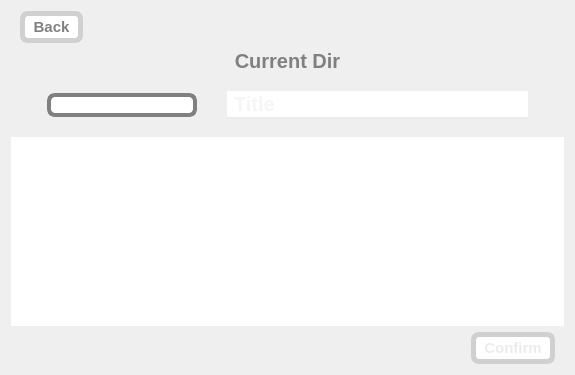
<?xml version="1.0" encoding="UTF-8"?>
<ui version="4.0">
 <class>HPEFileCreatorForm</class>
 <widget class="QWidget" name="HPEFileCreatorForm">
  <property name="geometry">
   <rect>
    <x>0</x>
    <y>0</y>
    <width>575</width>
    <height>375</height>
   </rect>
  </property>
  <property name="windowTitle">
   <string>FileCreator</string>
  </property>
  <property name="styleSheet">
   <string notr="true">QPushButton
{
	padding: 2px 8px;
     color: gray;
     background-color: white;
     border-style: solid;
     border-width: 5px;
     border-radius: 8px;
     border-color: rgb(208, 208, 208);
     font: bold 15px;
}

QPushButton:hover
{
	/*border-color: gray;*/
     color: rgb(255, 255, 255);
     background-color: rgb(208, 208, 208);
}

QPushButton:disabled
{
	color: rgb(235, 235, 235);
}

QComboBox {
	color: gray;
	padding-left: 8px;
	border: 4px solid gray;
	border-radius: 8px;
	selection-background-color: rgb(235, 235, 235);
}

QComboBox  QPushButton:hover {
	
	background-color: rgb(235, 235, 235);
}

QComboBox::drop-down:button {
	background: white;
	border-radius: 8px;
}

QComboBox::down-arrow {
	width: 12px;
	height: 12px;
	image: url(:/icons/resources/icons/ico_arrow_down.png);
}</string>
  </property>
  <layout class="QVBoxLayout" name="verticalLayout">
   <item>
    <widget class="QWidget" name="backButtonContainer" native="true">
     <layout class="QHBoxLayout" name="horizontalLayout_2">
      <property name="topMargin">
       <number>0</number>
      </property>
      <property name="bottomMargin">
       <number>0</number>
      </property>
      <item>
       <widget class="QPushButton" name="backButton">
        <property name="text">
         <string>Back</string>
        </property>
       </widget>
      </item>
      <item>
       <spacer name="horizontalSpacer">
        <property name="orientation">
         <enum>Qt::Horizontal</enum>
        </property>
        <property name="sizeHint" stdset="0">
         <size>
          <width>40</width>
          <height>20</height>
         </size>
        </property>
       </spacer>
      </item>
     </layout>
    </widget>
   </item>
   <item>
    <widget class="QLabel" name="currentDirLabel">
     <property name="font">
      <font>
       <pointsize>15</pointsize>
       <bold>true</bold>
      </font>
     </property>
     <property name="styleSheet">
      <string notr="true">color: gray;</string>
     </property>
     <property name="text">
      <string>Current Dir</string>
     </property>
     <property name="alignment">
      <set>Qt::AlignCenter</set>
     </property>
    </widget>
   </item>
   <item>
    <widget class="QWidget" name="titleEditContainer" native="true">
     <property name="sizePolicy">
      <sizepolicy hsizetype="Preferred" vsizetype="Expanding">
       <horstretch>0</horstretch>
       <verstretch>0</verstretch>
      </sizepolicy>
     </property>
     <layout class="QHBoxLayout" name="horizontalLayout" stretch="1,2">
      <property name="spacing">
       <number>30</number>
      </property>
      <property name="leftMargin">
       <number>36</number>
      </property>
      <property name="topMargin">
       <number>12</number>
      </property>
      <property name="rightMargin">
       <number>36</number>
      </property>
      <property name="bottomMargin">
       <number>12</number>
      </property>
      <item>
       <widget class="QComboBox" name="layoutSelector">
        <property name="editable">
         <bool>true</bool>
        </property>
        <property name="maxVisibleItems">
         <number>4</number>
        </property>
        <property name="insertPolicy">
         <enum>QComboBox::NoInsert</enum>
        </property>
       </widget>
      </item>
      <item>
       <widget class="QLineEdit" name="titleEdit">
        <property name="font">
         <font>
          <pointsize>15</pointsize>
          <bold>true</bold>
         </font>
        </property>
        <property name="styleSheet">
         <string notr="true">QLineEdit
{
	padding: 0 5px;
	color: rgb(235, 235, 235);
	border-bottom: 2px solid rgb(235, 235, 235);
}

QLineEdit::focus
{
	color: gray;
	border-bottom: 2px solid gray;
}</string>
        </property>
        <property name="frame">
         <bool>false</bool>
        </property>
        <property name="placeholderText">
         <string>Title</string>
        </property>
       </widget>
      </item>
     </layout>
    </widget>
   </item>
   <item>
    <widget class="QTableWidget" name="frontMatterEdit">
     <property name="frameShape">
      <enum>QFrame::NoFrame</enum>
     </property>
     <property name="frameShadow">
      <enum>QFrame::Plain</enum>
     </property>
     <property name="lineWidth">
      <number>0</number>
     </property>
    </widget>
   </item>
   <item>
    <widget class="QWidget" name="confirmButtonContainer" native="true">
     <layout class="QHBoxLayout" name="horizontalLayout_3">
      <property name="topMargin">
       <number>0</number>
      </property>
      <property name="bottomMargin">
       <number>0</number>
      </property>
      <item>
       <spacer name="horizontalSpacer_2">
        <property name="orientation">
         <enum>Qt::Horizontal</enum>
        </property>
        <property name="sizeHint" stdset="0">
         <size>
          <width>40</width>
          <height>20</height>
         </size>
        </property>
       </spacer>
      </item>
      <item>
       <widget class="QPushButton" name="confirmButton">
        <property name="enabled">
         <bool>false</bool>
        </property>
        <property name="text">
         <string>Confirm</string>
        </property>
       </widget>
      </item>
     </layout>
    </widget>
   </item>
  </layout>
 </widget>
 <resources/>
 <connections/>
</ui>
